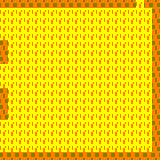

Tiled map render using the project's own tile images. Description and the whole map definition, tile-layer contents included, below:
An orthogonal 20x20 tile map with 8x8 px tiles, 1 tile layer (Capa de Patrones 1).

<map version="1.0" tiledversion="2018.06.01" orientation="orthogonal" renderorder="right-down" width="20" height="20" tilewidth="8" tileheight="8" infinite="0" nextlayerid="2" nextobjectid="1">
 <tileset firstgid="1" name="tiles" tilewidth="8" tileheight="8" tilecount="45" columns="9">
  <image source="../../tiles.png" width="72" height="40" />
 </tileset>
 <layer id="1" name="Capa de Patrones 1" width="20" height="20">
  <data encoding="csv">
18,18,18,18,18,18,18,18,18,18,18,18,18,18,18,18,18,11,18,18,
11,11,11,11,11,11,11,11,11,11,11,11,11,11,11,11,11,11,11,27,
11,11,11,11,11,11,11,11,11,11,11,11,11,11,11,11,11,11,11,18,
11,11,11,11,11,11,11,11,11,11,11,11,11,11,11,11,11,11,11,27,
11,11,11,11,11,11,11,11,11,11,11,11,11,11,11,11,11,11,11,18,
27,11,11,11,11,11,11,11,11,11,11,11,11,11,11,11,11,11,11,27,
18,11,11,11,11,11,11,11,11,11,11,11,11,11,11,11,11,11,11,18,
27,11,11,11,11,11,11,11,11,11,11,11,11,11,11,11,11,11,11,27,
11,11,11,11,11,11,11,11,11,11,11,11,11,11,11,11,11,11,11,18,
11,11,11,11,11,11,11,11,11,11,11,11,11,11,11,11,11,11,11,27,
11,11,11,11,11,11,11,11,11,11,11,11,11,11,11,11,11,11,11,18,
27,11,11,11,11,11,11,11,11,11,11,11,11,11,11,11,11,11,11,27,
18,11,11,11,11,11,11,11,11,11,11,11,11,11,11,11,11,11,11,18,
27,11,11,11,11,11,11,11,11,11,11,11,11,11,11,11,11,11,11,27,
18,11,11,11,11,11,11,11,11,11,11,11,11,11,11,11,11,11,11,18,
11,11,11,11,11,11,11,11,11,11,11,11,11,11,11,11,11,11,11,27,
11,11,11,11,11,11,11,11,11,11,11,11,11,11,11,11,11,11,11,18,
11,11,11,11,11,11,11,11,11,11,11,11,11,11,11,11,11,11,11,27,
11,11,11,11,11,11,11,11,11,11,11,11,11,11,11,11,11,11,11,18,
27,27,27,27,27,27,27,27,27,27,27,27,27,27,27,27,27,27,27,27
</data>
 </layer>
</map>